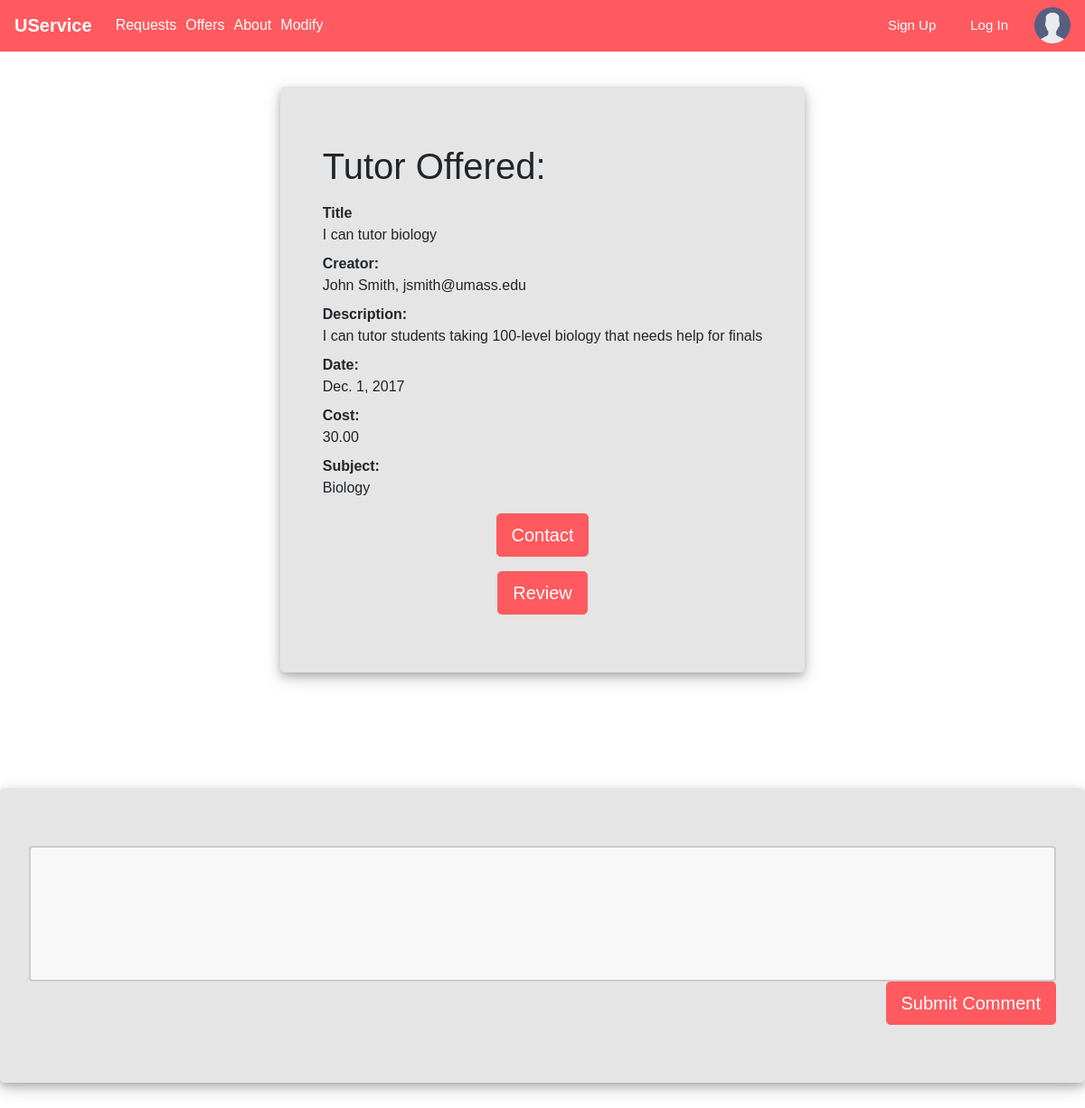
/USERVICE/tutorDetail/3, run on the app's committed database.
### USERVICE/models.py (models this page shows, shortened)
class Tutor(models.Model):
    title = models.CharField(max_length=200, help_text="Enter a tutor service title" )
    creator = models.ForeignKey(Profile, on_delete=models.SET_NULL, null=True)
    description = models.TextField(max_length=1000, help_text = "Enter a brief description of the tutor")
    date = models.DateField(null=True, blank=True)
    cost = models.DecimalField(max_digits=6, decimal_places=2, help_text="Enter the of each tutor session")
    subject = models.TextField(max_length=100, help_text="Enter the subject")
    request = models.BooleanField(default=False)
    offer = models.BooleanField(default=False)

class Profile(models.Model):
    user = models.ForeignKey(User, on_delete=models.SET_NULL, null=True)
    review = models.CharField(max_length=500, help_text="Review")
    RATING = (
        ('vb', 'Very Bad'),
        ('b', 'Bad'),
        ('g', 'Good'),
        ('vg', 'Very Good'),
    )
    rating = models.CharField(max_length=1, choices=RATING, blank=True, default='vb', help_text='Rate Me')
    def __str__(self):
        return '%s' % (self.user)

class User(models.Model):
    name = models.CharField(max_length=100, help_text="Name")
    email = models.CharField(max_length=100, help_text="Email")
    password = models.CharField(max_length=10, help_text="Password")
    def __str__(self):
        return '%s, %s' % (self.name, self.email)

### USERVICE/views.py (the view)
# urls.py: url(r'^tutorDetail/(?P<pk>\d+)$', views.tutorDetailView.as_view(), name='tutor-Detail'),
class tutorDetailView(generic.DetailView):
    model=Tutor
    context_object_name="tutor"
    template_name='displayTemplate/tutorDetail.html'

### USERVICE/templates/displayTemplate/tutorDetail.html (shortened to what this page needs)
{% extends "base_generic.html" %}
{% block extra_head %}
{% load static %}
<link rel="stylesheet" href="{% static 'css/details.css' %}">
{% endblock %}
{% block content %}
    <div class="row">
      <div class="jumbotron">
        <div class="container">
          {% if tutor.offer %}
          <h1 class="text-left">Tutor Offered:</h1>
          {%else%}
          <h1 class="text-left">Tutor Requested:</h1>
          {%endif%}
        <dl class="dl-horizontal">
          <dt>Title</dt>
          <dd>{{tutor.title}}</dd>
          <dt>Creator:</dt>
          <dd>{{tutor.creator}}</dd>
          <dt>Description:</dt>
          <dd>{{tutor.description}}</dd>
          <dt>Date:</dt>
          <dd>{{tutor.date}}</dd>
          <dt>Cost:</dt>
          <dd>{{tutor.cost}}</dd>
          <dt>Subject: </dt>
          <dd>{{tutor.subject}}</dd>
        </dl>
        </div>
        <div class="text-center">
        <button type="button" class="btn btn-lg">Contact</button>
        </div>
        {% if tutor.offer %}
        <div class="text-center">
        <button type="button" class="btn btn-lg">Review</button>
      </div>
        {%endif%}
      </div>
    </div>
    <div class="jumbotron">
      <input id="input" type="text">
      <div class="text-right">
      <button type="submit" class="btn btn-lg">Submit Comment</button>
    </div>
  </div>
{% endblock %}

### USERVICE/static/css/navbar.css (style rules this page uses)
* { font-family: Arial, Helvetica, sans-serif; }

### USERVICE/static/css/details.css (style rules this page uses)
.btn-lg { background-color: #FF5A5F; border-color: #FF5A5F; color: white; }
.jumbotron { background-color: rgba(203, 203, 203, 0.49)!important; margin-top: 6rem; box-shadow: 0 4px 8px 0 rgba(0, 0, 0, 0.2), 0 6px 20px 0 rgba(0, 0, 0, 0.19); }
.row { justify-content: center; }
input { width: 100%; height: 150px; padding: 12px 20px; box-sizing: border-box; border: 2px solid #ccc; border-radius: 4px; background-color: #f8f8f8; resize: none; }

### data on the page
Tutor: title "I can tutor biology", creator "John Smith, jsmith@umass.edu", description "I can tutor students taking 100-level biology that needs help for finals", date "Dec. 1, 2017", cost "30.00", subject "Biology"
